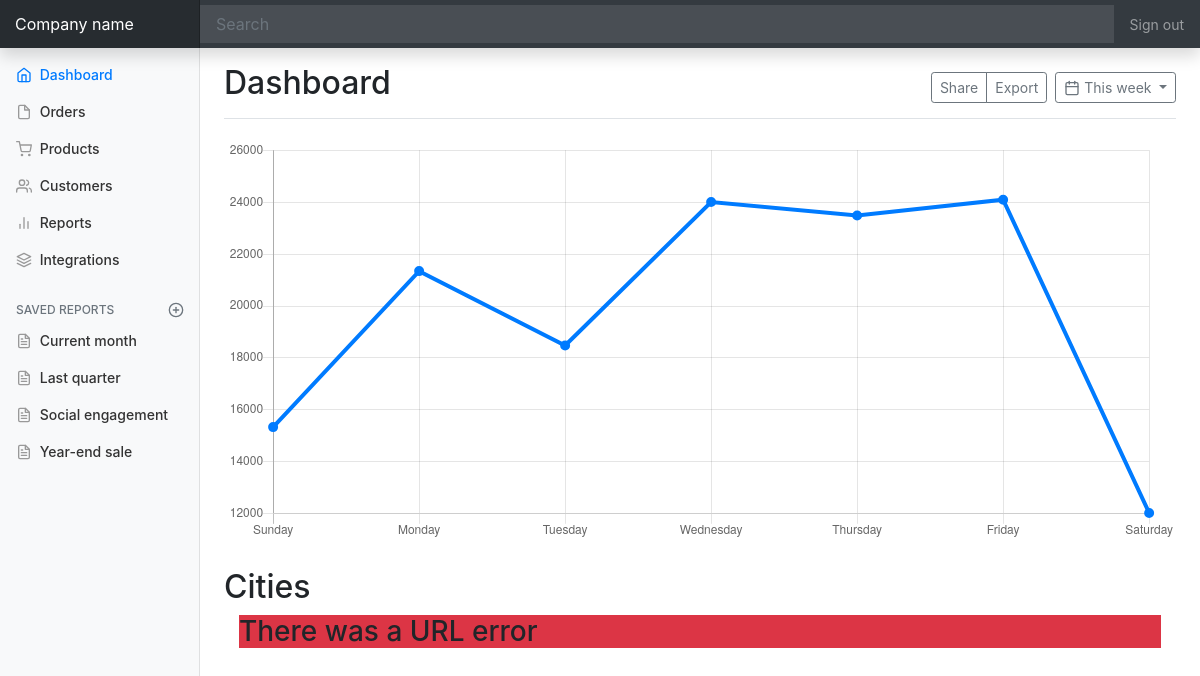
The page /cities/ on the database as committed earlier.
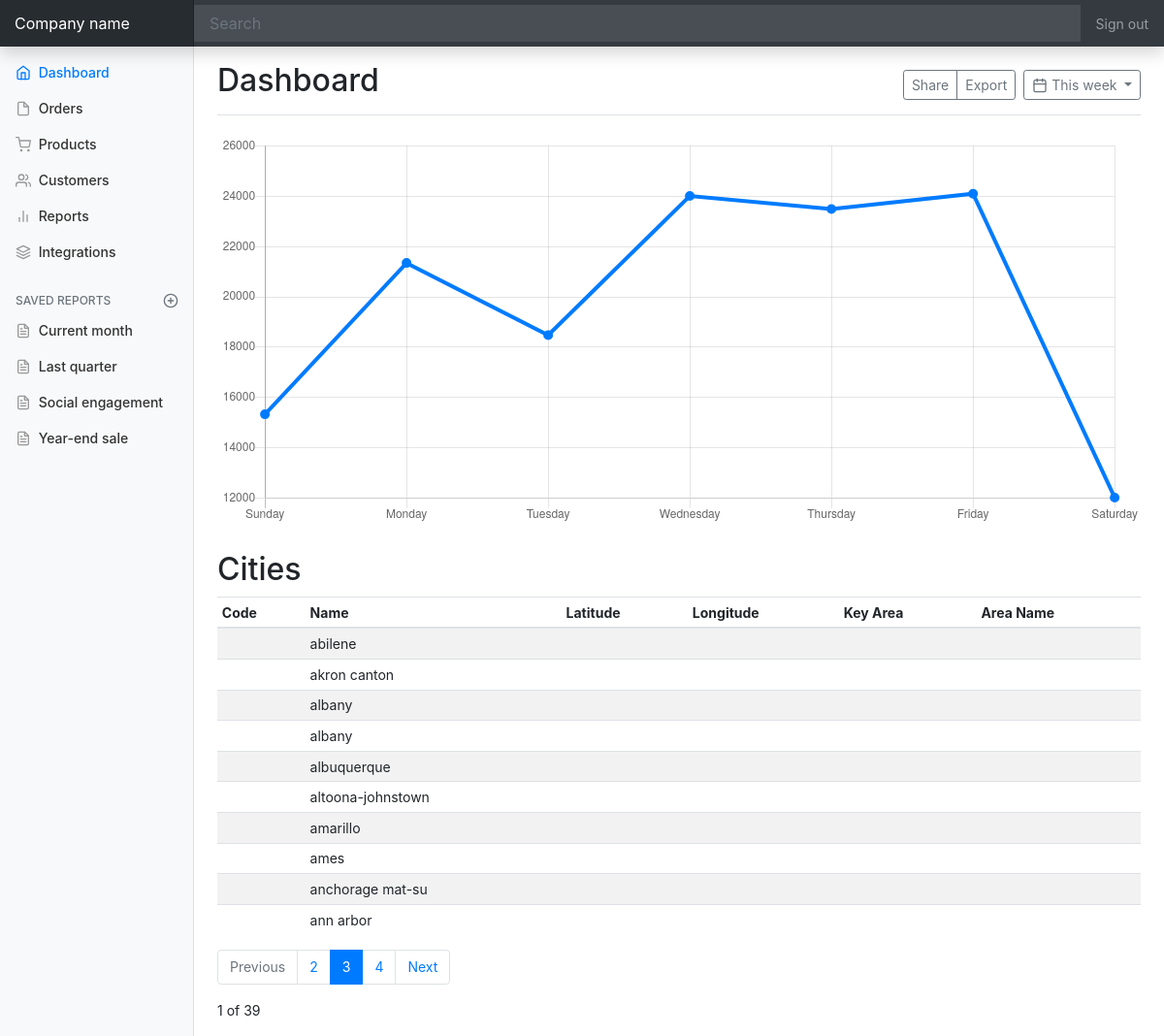
The same page on the database as committed later.
### scrapper/models.py (models this page shows, shortened)
class CityName(models.Model):
    id = models.UUIDField(primary_key=True, default=uuid4, editable=False)
    site = models.CharField(max_length=60, blank=False)
    name = models.CharField(max_length=60, blank=False)
    latitude_longitude_id = models.ForeignKey(
        LatitudeLongitude, on_delete=models.CASCADE)
    county = models.CharField(max_length=60, blank=True)
    state = models.CharField(max_length=60, blank=True)
    country = models.CharField(max_length=60, default="United States")
    area_key = models.CharField(max_length=60, blank=True)
    area_name = models.CharField(max_length=60, blank=True)
    created_at = models.DateTimeField(auto_now_add=True)
    updated_at = models.DateTimeField(auto_now=True)

### scrapper/views.py (the view)
# urls.py: path("", views.index, name="index")
def index(request):
    page = request.GET.get("page")
    if page is None:
        page = 1
    else:
        page = int(page)
    display = request.GET.get("display")
    if display is None:
        display = 10
    else:
        display = int(display)
    query = CityName.objects
    total = query.count()
    total_pages = total // display
    if page > total_pages or page < 1:
        error = True
    else:
        error = False
    first_page = True if page == 1 else False
    last_page = True if page == total_pages else False
    start = display * (page - 1)
    end = start + display
    cities = query.order_by("name")[start:end]
    context = {
        "cities": cities,
        "display": display,
        "page": page,
        "first_page": first_page,
        "last_page": last_page,
        "total_pages": total_pages,
        "error": error
    }
    return render(request, 'cities/index.html', context)

### scrapper/templates/cities/index.html (shortened to what the changed rows need)
<!doctype html>
<html lang="en">
  <head>
    <link rel="stylesheet" href="https://stackpath.bootstrapcdn.com/bootstrap/4.2.1/css/bootstrap.min.css">
  </head>
  <body>
    <div class="container-fluid">
      <div class="row">
        <main role="main" class="col-md-9 ml-sm-auto col-lg-10 px-4">
          <div class="d-flex justify-content-between flex-wrap flex-md-nowrap align-items-center pt-3 pb-2 mb-3 border-bottom">
            <h1 class="h2">Dashboard</h1>
          </div>
          <h2>Cities</h2>
          <div>
            {% if error %}
              <div class="container">
                <h3 class="bg-danger">There was a URL error</h3>
              </div>
              {% else %}
           {% if cities  %}
          <div class="table-responsive">
            <table class="table table-striped table-sm">
              <thead>
                <tr>
                  <th>Code</th>
                  <th>Name</th>
                  <th>Latitude</th>
                  <th>Longitude</th>
                  <th>Key Area</th>
                  <th>Area Name</th>
                </tr>
              </thead>
              <tbody>
                {% for city in cities%}
                <tr>
                  <td>{{city.site}}</td>
                  <td>{{city.name}}</td>
                  <td>{{city.latitude_longitude_id.latitude}}</td>
                  <td>{{city.latitude_longitude_id.longitude}}</td>
                  <td>{{city.area_key}}</td>
                  <td>{{city.area_name}}</td>
                </tr>
                {% endfor %}
              </tbody>
            </table>
            <nav aria-label="pagination">
              <ul class="pagination">
                <li class="page-item {% if first_page  %} disabled {% endif %}">
                  <a class="page-link" href="http://localhost:8000/cities/?page=1&display=50" tabindex="-1" aria-disabled="true">Previous</a>
                </li>
                <li class="page-item"><a class="page-link" href="http://localhost:8000/cities/?page=2&display=50">2</a></li>
                <li class="page-item active" aria-current="page">
                  <a class="page-link" href="http://localhost:8000/cities/?page=3&display=50">3 <span class="sr-only">(current)</span></a>
                </li>
                <li class="page-item"><a class="page-link" href="http://localhost:8000/cities/?page=4&display=50">4</a></li>
                <li class="page-item {% if last_page  %} disabled {% endif %}">
                  <a class="page-link" href="http://localhost:8000/cities/?page={{ total_pages}}&display=50#">Next</a>
                </li>
              </ul>
            </nav>
             <p>{{page}} of {{total_pages}}</p>
             {% else %} <h2 class="bg-warning">We have no cities :( </h2>{% endif %}
          </div>
          {% endif %}
        </main>
      </div>
    </div>
  <script>
    /* globals Chart:false, feather:false */
      (function () {
        'use strict'
        feather.replace()
        // Graphs
        var ctx = document.getElementById('myChart')
        // eslint-disable-next-line no-unused-vars
        var myChart = new Chart(ctx, {
          type: 'line',
          data: {
            labels: [
              'Sunday',
              'Monday',
              'Tuesday',
              'Wednesday',
              'Thursday',
              'Friday',
              'Saturday'
            ],
            datasets: [{
              data: [
                15339,
                21345,
                18483,
                24003,
                23489,
                24092,
                12034
              ],
              lineTension: 0,
              backgroundColor: 'transparent',
              borderColor: '#007bff',
              borderWidth: 4,
              pointBackgroundColor: '#007bff'
            }]
          },
          options: {
            scales: {
              yAxes: [{
                ticks: {
                  beginAtZero: false
                }
              }]
            },
            legend: {
              display: false
            }
          }
        })
      }())
    </script>
  </body>
</html>

Rows that differ between the two databases and show on the page:
added CityName: name "abilene"
added CityName: name "akron canton"
added CityName: name "albany"
added CityName: name "albany"
added CityName: name "albuquerque"
added CityName: name "altoona-johnstown"
added CityName: name "amarillo"
added CityName: name "ames"
added CityName: name "anchorage mat-su"
added CityName: name "ann arbor"
Other text that changed with them:
{{ page }}: (not shown) → "1"
{{ total_pages }}: (not shown) → "39"
text no longer shown: "There was a URL error"
text now shown: "Code Name Latitude Longitude Key Area Area Name Previous 2 3 4 Next of"
